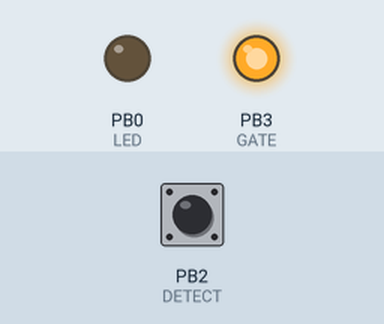
A sketch run on a simulated ATtiny85, built with avr-gcc and run on an emulated ATtiny85. Parts: output pins drawn as LEDs (lit = HIGH). The test bench sets the inputs (shaded band); at power-on: PB2 (DETECT) HIGH.

Above: at 1.2 s.
1.3 s: PB2 (DETECT) pulled LOW for 0.15 s
At 2.3 s:
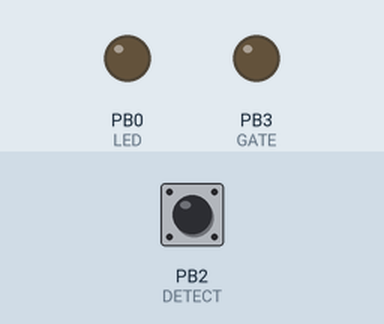
Timing chart, 0 to 4.3 s (numbered marks = the images above; inputs shaded):
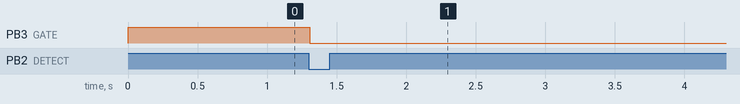

Measured:
- after the input at 1.3 s, PB3 (GATE): HIGH → LOW at once

The sketch:

Tiny45Firmware.ino
```cpp
// Voltage controlled dimmer with ATtiny85
//
// This arduino sketch includes a zero
// crossing detect function and an opto-isolated triac.
//
// AC Phase control is accomplished using the internal
// hardware timer1 in the ATtiny85
//
// Timing Sequence
// * timer is set up but disabled
// * zero crossing detected
// * timer starts counting from zero
// * comparator set to "delay to on" value
// * counter reaches comparator value
// * comparator ISR turns on triac gate
// * counter set to overflow - pulse width
// * counter reaches overflow
// * overflow ISR turns off triac gate
// * triac stops conducting at next zero cross

// The hardware timer runs at 8MHz.
// A half period of a 50Hz AC signal takes 10 ms is 80000 counts.
// Prescaler set to 1024 gives 78 counts per half period

// A half period of a 60Hz AC signal takes 8,333 ms is 66666,66... counts.
// Prescaler set to 1024 gives 65 counts per half period

///// http://forum.arduino.cc/index.php?topic=314773.0


#include <avr/io.h>
#include <avr/interrupt.h>

#define DETECT 2      //zero cross detect, interrupt 0, is physical pin 7
#define GATE 3        //triac gate is physical pin 2
#define PULSE 2        //trigger pulse width (counts)
#define INSTELPIN 2   // =A2 (digital pin4) is physical pin 3
#define LED 0

uint8_t dim;

void setup(){
  Serial.begin(9600);
  // set up pins
  pinMode(DETECT, INPUT);      //zero cross detect
  digitalWrite(DETECT, HIGH);  //enable pull-up resistor
  pinMode(GATE, OUTPUT);       //triac gate control
  pinMode(LED, OUTPUT);       //triac gate control
  digitalWrite(LED, LOW);  //enable pull-up resistor

  // set up Timer1
  TCCR1 = 0;     // stop timer
  OCR1A = 50;    //initialize the comparator
  TIMSK = _BV(OCIE1A) | _BV(TOIE1);  //interrupt on Compare Match A | enable timer overflow interrupt
  sei();  // enable interrupts
  // set up zero crossing interrupt1
  attachInterrupt(0,zeroCrossingInterrupt, FALLING);
}

//Interrupt Service Routines
void zeroCrossingInterrupt(){
  TCNT1 = 0;   //reset timer - count from zero
  TCCR1 = B00001011;        // prescaler on 1024, see table 12.5 of the tiny85 datasheet
}

ISR(TIMER1_COMPA_vect){    //comparator match
  digitalWrite(GATE,HIGH); //set triac gate to high
  analogWrite(0,dim);
  TCNT1 = 255-PULSE;       //trigger pulse width, when TCNT1=255 timer1 overflows
}

ISR(TIMER1_OVF_vect){       //timer1 overflow
  digitalWrite(GATE,LOW);   //turn off triac gate
  TCCR1 = 0;                //disable timer stop unintended triggers
}

int brightness = 0;    // how bright the LED is
int fadeAmount = 5;    // how many points to fade the LED by

void loop(){
  if (Serial.available()) {
    dim = Serial.read();
    //analogWrite(LED , dim);
    OCR1A = map(dim, 0, 255, 65, 2);
  }
}
```
